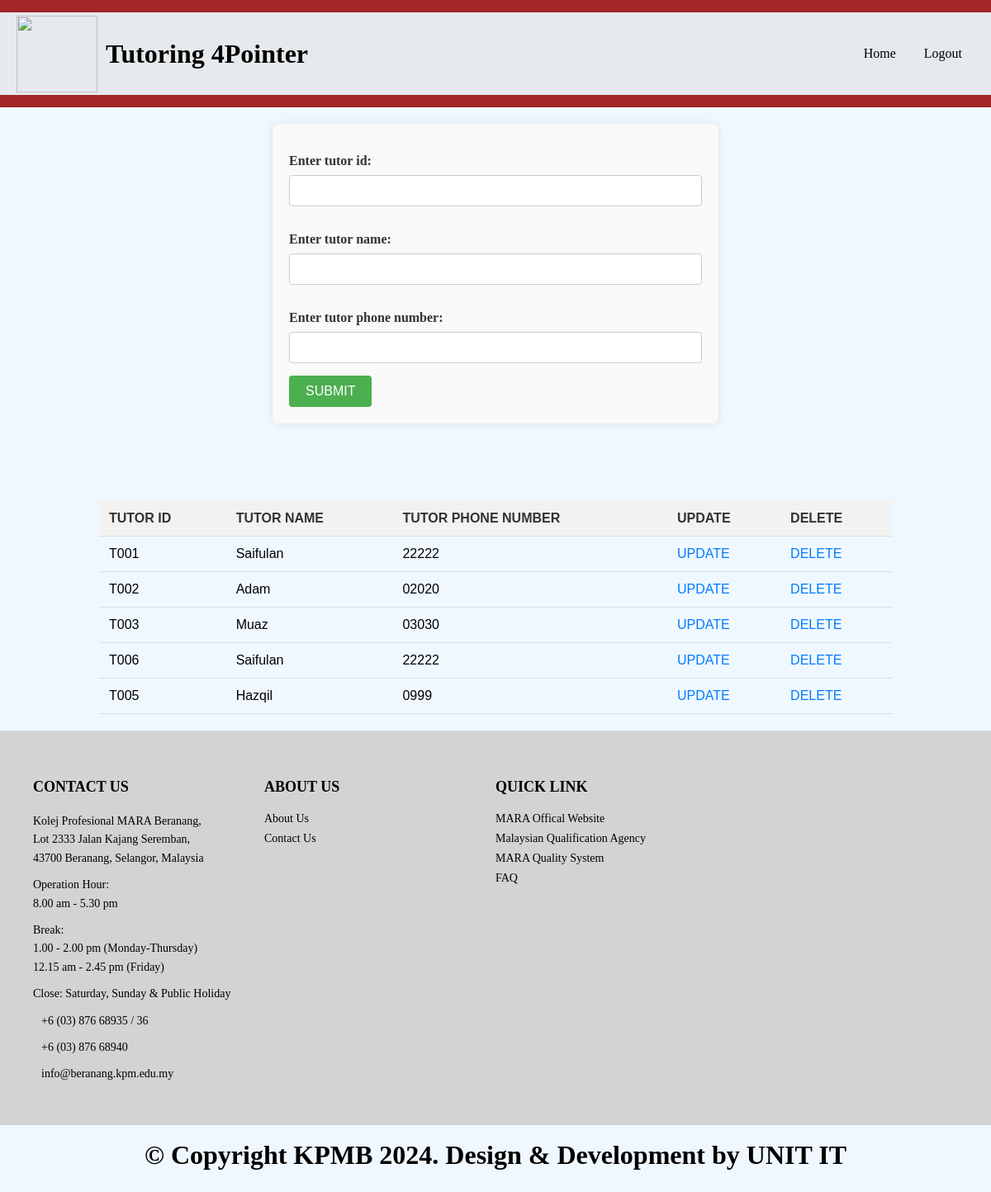
Screenshot of /registertutor with the database file from the repository.
### Tutoring4Pointer/models.py (models this page shows)
class Tutor(models.Model):
    tutorid=models.CharField(max_length=15, primary_key=True)
    tutorname=models.TextField(max_length=100)
    tutorno=models.CharField(max_length=15)
    tutorpassword=models.CharField(max_length=8, default='afiq123')

### Tutoring4Pointer/views.py (the view)
# urls.py: path('registertutor', views.registertutor, name='registertutor'),
def registertutor(request):
    displaydata= Tutor.objects.all().values()
    if request.method=='POST':
        tutid1=request.POST['tutorid']
        tutname1=request.POST['tutorname']
        tutno1=request.POST['tutorno']
        data=Tutor(tutorid=tutid1, tutorname=tutname1, tutorno=tutno1)
        data.save()
        context={
            'displaydata': displaydata,
            'message': 'hi'
        }
        return render(request,"registertutor.html",context)
    else:
        dict={
            'message':'',
            'displaydata':displaydata,
        }
    return render(request, 'registertutor.html', dict)

### MyEdu_Clinic/Tutoring4Pointer/templates/registertutor.html (shortened to what this page needs)
<!DOCTYPE html>
<head>
</head>
<body>
    <header id="header1">
    </header>
    <header id="header2">
        {% load static %}<img src="{% static 'LogoKPM.png' %}" id="logo1">
        <h1>Tutoring 4Pointer</h1>
		<nav>
			<ul>
				<a href="{% url 'home3' %}">Home</a>
		        <a href="{% url 'home' %}">Logout</a>
			</ul>
	    </nav>
    </header>
	<header id="header1">
    </header>
    <form action="" method="post">
        <h3> Enter tutor id:</h3>
        <input type="text" name="tutorid" placeholder=""><br>
        <h3> Enter tutor name:</h3>
        <input type="text" name="tutorname" placeholder=""><br>
        <h3> Enter tutor phone number:</h3>
        <input type="text" name="tutorno" placeholder=""><br>
        <input type="submit" value="SUBMIT">
    </form>
    <br><br><br>
    <table>
        <tr>
            <th>TUTOR ID</th>
            <th>TUTOR NAME</th>
            <th>TUTOR PHONE NUMBER</th>
            <th>UPDATE</th>
            <th>DELETE</th>
        </tr>
        {% for x in displaydata %}
        <tr>
            <td>{{ x.tutorid }}</td>
            <td>{{ x.tutorname }}</td>
            <td>{{ x.tutorno }}</td>
            <td><a href="update/{{ x.tutid }}">UPDATE</a></td>
            <td><a href="viewdelete/{{ x.tutid }}">DELETE</a></td>
        </tr>
        {% endfor %}
    </table>
	<footer class="footer">
        <div class="contact-info">
            <h3>CONTACT US</h3>
            <p>Kolej Profesional MARA Beranang,<br>Lot 2333 Jalan Kajang Seremban,<br>43700 Beranang, Selangor, Malaysia</p>
            <p>Operation Hour:<br>8.00 am - 5.30 pm</p>
            <p>Break:<br>1.00 - 2.00 pm (Monday-Thursday)<br>12.15 am - 2.45 pm (Friday)</p>
            <p>Close: Saturday, Sunday & Public Holiday</p>
            <p> +6 (03) 876 68935 / 36</p>
            <p> +6 (03) 876 68940</p>
            <p> info@beranang.kpm.edu.my</p>
        </div>
        <div>
            <h3>ABOUT US</h3>
            <a href="#">About Us</a>
			<a href="">Contact Us</a>
        </div>
        <div>
            <h3>QUICK LINK</h3>
            <a href="#">MARA Offical Website</a>
            <a href="#">Malaysian Qualification Agency</a>
            <a href="#">MARA Quality System</a>
            <a href="#">FAQ</a>
        </div>
        <div class="div1">
        </div>
    </footer>
    <br>
    <h1>© Copyright KPMB 2024. Design & Development by UNIT IT</h1>
    <br><br><br>
</body>
</html>

### MyEdu_Clinic/Tutoring4Pointer/templates/registertutor.html (style rules this page uses)
body { background-color: #F0F8FF; margin: 0; background-size: cover; background-position-y: 100px; height: 100vh; }
#header1 { background-color: rgba(160, 30, 30, 0.959); display: flex; align-items: center; height: 15px; }
#header2 { background-color: rgba(223, 223, 223, 0.573); display: flex; align-items: center; padding: 20px; height: 60px; margin: 0px ; text-align: right; }
#logo1 { width: 98px; height: 93px; margin: 0px 0px; }
h1 { text-align: center; margin: 0 10px; }
nav { margin-left: auto; }
nav a { margin: 0 15px; text-decoration: none; color: black; }
.footer { display: flex; justify-content: space-between; padding: 40px; background-color: lightgray; }
.footer div { width: 43%; }
.footer h3 { margin-bottom: 20px; font-size: 18px; }
.footer p { font-size: 14px; line-height: 1.6; margin: 0; }
.footer a { display: block; color: black; margin: 8px 0; font-size: 14px; text-decoration: none; }
.contact-info p { margin-bottom: 10px; }
h1 { text-align: center; }
form { background-color: #f9f9f9; padding: 20px; margin: 20px auto; border-radius: 8px; max-width: 500px; box-shadow: 0px 0px 10px rgba(0, 0, 0, 0.1); }
form h3 { font-size: 16px; margin-bottom: 8px; color: #333; }
input[type="text"], select { width: 100%; padding: 10px; margin-bottom: 15px; border: 1px solid #ccc; border-radius: 4px; box-sizing: border-box; font-size: 14px; }
input[type="submit"] { background-color: #4CAF50; color: white; padding: 10px 20px; border: none; border-radius: 4px; cursor: pointer; font-size: 16px; transition: background-color 0.3s ease; }
table { width: 80%; margin: 20px auto; border-collapse: collapse; font-family: Arial, sans-serif; }
table th, table td { padding: 12px; text-align: left; border-bottom: 1px solid #ddd; }
table th { background-color: #f2f2f2; color: #333; font-weight: bold; }
table a { color: #007BFF; text-decoration: none; }

### rows the page displays
Tutor: tutorid "T001", tutorname "Saifulan", tutorno "22222"
Tutor: tutorid "T002", tutorname "Adam", tutorno "02020"
Tutor: tutorid "T003", tutorname "Muaz", tutorno "03030"
Tutor: tutorid "T006", tutorname "Saifulan", tutorno "22222"
Tutor: tutorid "T005", tutorname "Hazqil", tutorno "0999"
